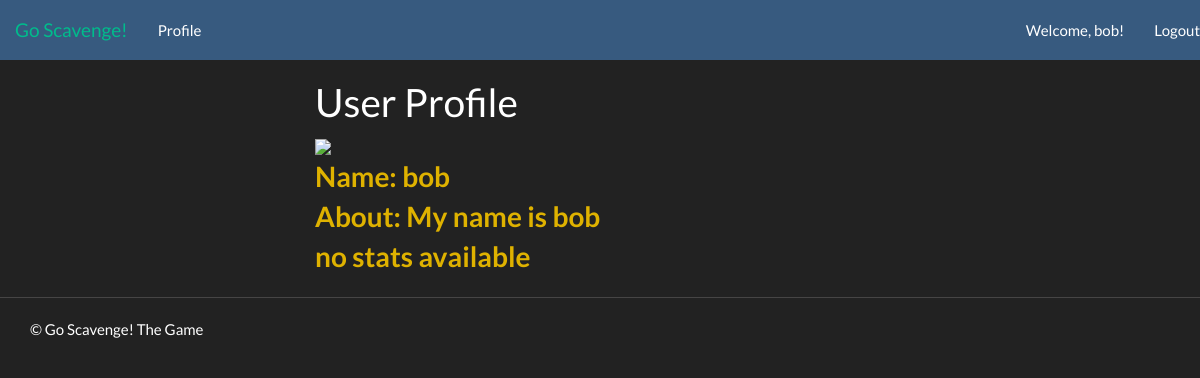
The app's page /game/profile/ (signed in), older data.
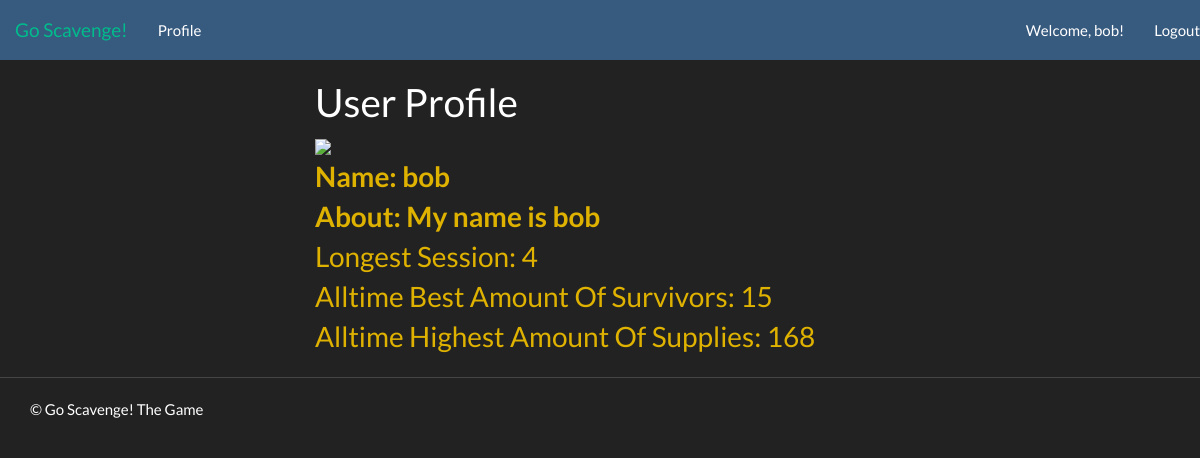
The same page, newer data.
### game/models.py (models this page shows, shortened)
class Stat(models.Model):
    user = models.ForeignKey(User)
    longest_session = models.IntegerField()
    max_survivors = models.IntegerField()
    supplies = models.IntegerField()

### game/views.py (the view)
def profile(request):
    context = RequestContext(request)
    individual_list = Stat.objects.filter(user=request.user)
    profile = UserProfile.objects.filter(user=request.user)
    context_dict = {'stats': individual_list, 'pa':profile[0].about, 'pp': profile[0].picture}
    return render_to_response('game/profile.html', context_dict, context)

### templates/game/profile.html (shortened to what this page needs)
<!DOCTYPE html>
{% extends 'game/base.html' %}
{% load static %}
    {% block body_block %}
    <div class="hero-unit">
        <h1>User Profile</h1>
	<img src=  {{ pp }} alt="Profile Picture"> <br />
	<div id="profilediv">
	<strong>Name: {{ user.username }} <br />
	About: {{pa }} <br /></strong>
	{%if stats%}
		{% for stat in stats %}
			Longest Session: {{ stat.longest_session}} <br />
			Alltime Best Amount Of Survivors: {{stat.max_survivors }}<br />
			Alltime Highest Amount Of Supplies: {{stat.supplies }} <br />
		{% endfor %}
	{%else%}
	<strong>no stats available</strong>
	{%endif%}
	</div>
    </div>
    {% endblock %}

Row changes from the older to the newer data that the page shows:
added Stat: longest_session "4", max_survivors "15", supplies "168"
Text that changed along with them:
text no longer shown: "no stats available"
